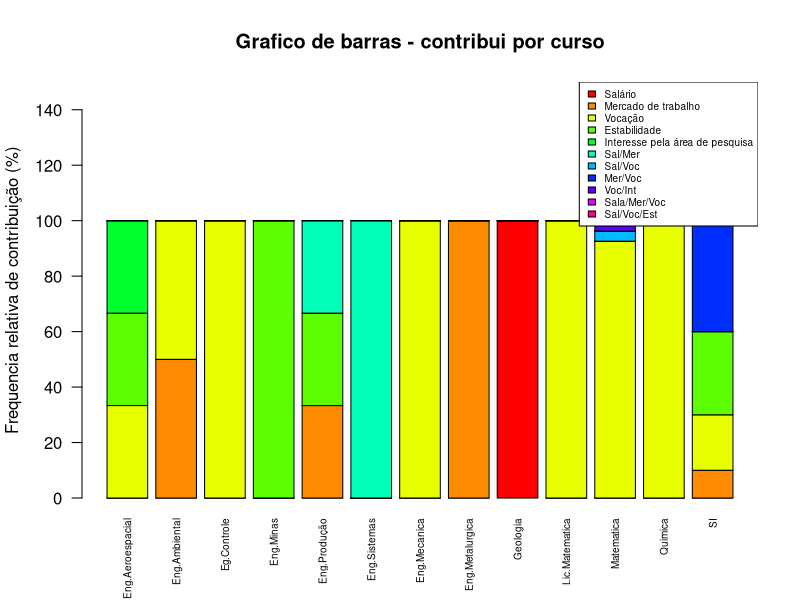
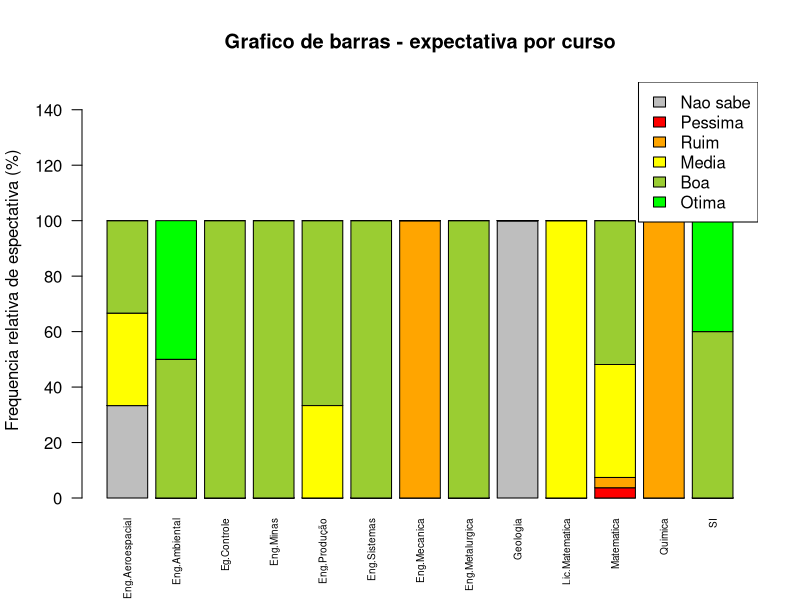
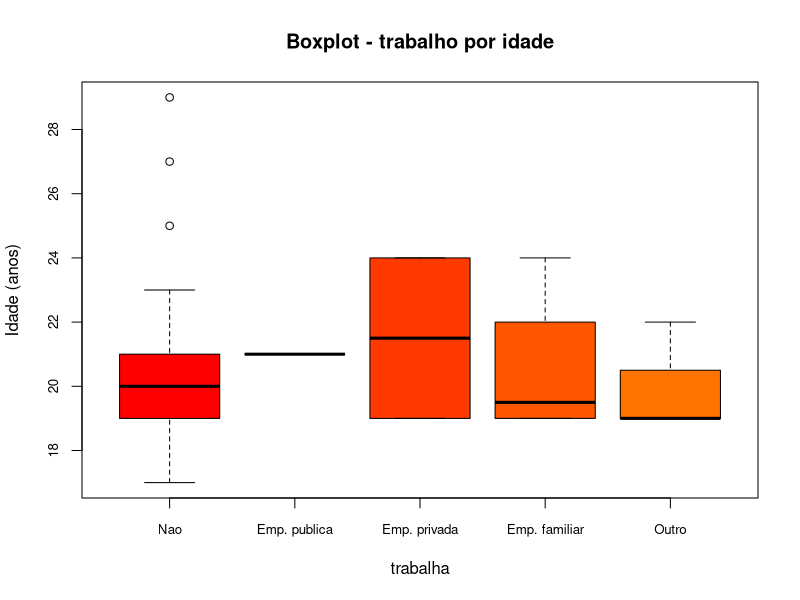
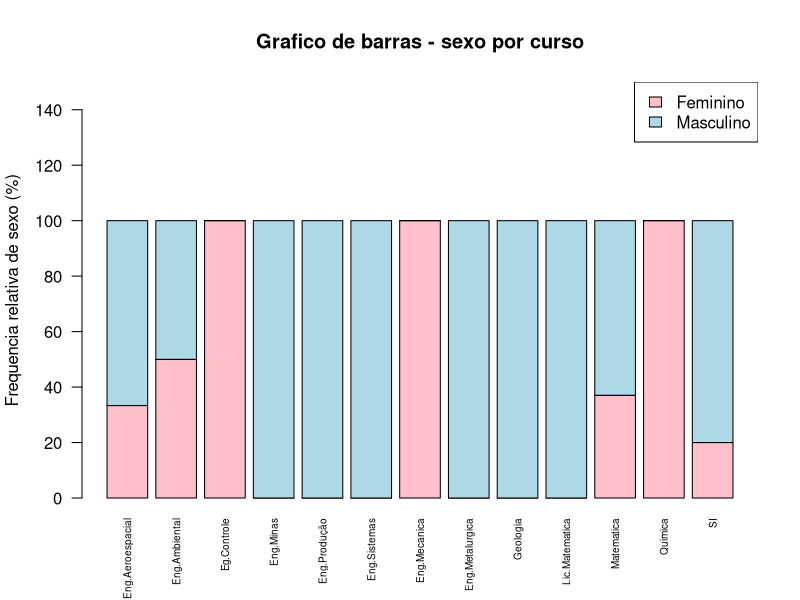

The R source for these figures, in order:
#Carregando os dados da pesquisa
dados <- read.csv("code.csv", sep = ";", dec = ",", header = T)

attach(dados)

curso_labels     <- c("Eng.Aeroespacial", "Eng.Ambiental" , "Eg.Controle" , "Eng.Minas",
                      "Eng.Produção"    , "Eng.Sistemas"  , "Eng.Mecanica", "Eng.Metalurgica",
                      "Geologia"        , "Lic.Matematica", "Matematica"  , "Quimica",
                      "SI")

contribui_labels <- c("Salário", "Mercado de trabalho" , "Vocação", "Estabilidade",
                      "Interesse pela área de pesquisa", "Sal/Mer",
                      "Sal/Voc", "Mer/Voc", "Voc/Int",
                      "Sala/Mer/Voc", "Sal/Voc/Est")

expec_labels     <- c("Nao sabe", "Pessima", "Ruim",
                      "Media"   , "Boa"    , "Otima")

trabalha_labels  <- c("Nao", "Emp. publica", "Emp. privada", "Emp. familiar",
                      "Outro")

sexo_labels      <- c("Feminino", "Masculino")

#Frequencia absoluta e relativa
cur_con_freq_a <- table(contribui, curso)
cur_con_freq_r <- round(prop.table(cur_con_freq_a, margin = 2) * 100, 2)

cur_exp_freq_a <- table(expect, curso)
cur_exp_freq_r <- round(prop.table(cur_exp_freq_a, margin = 2) * 100, 2)

cur_sex_freq_a <- table(sexo, curso)
cur_sex_freq_r <- round(prop.table(cur_sex_freq_a, margin = 2) * 100, 2)

#Criando os graficos
png(file = "barplot_contribui_curso.png")

barplot (
    cur_con_freq_r,
    ylab      = "Frequencia relativa de contribuição (%)", 
    main      = "Grafico de barras - contribui por curso",
    names.arg = curso_labels,
    col       = rainbow(length(contribui_labels)),
    las       = 2,
    ylim      = c(0,150),
    cex.names = 0.6
)

legend("topright", contribui_labels, fill = rainbow(length(contribui_labels)), cex = 0.6)

#-------------------------------------------------------------------------------

png(file = "barplot_expec_curso.png")

barplot (
    cur_exp_freq_r,
    ylab      = "Frequencia relativa de espectativa (%)", 
    main      = "Grafico de barras - expectativa por curso",
    names.arg = curso_labels,
    col       = c("grey", "red", "orange", "yellow", "yellowgreen", "green"),
    las       = 2,
    ylim      = c(0,150),
    cex.names = 0.6,
)

legend("topright", expec_labels, fill = c("grey", "red", "orange", "yellow", "yellowgreen", "green"))

#-------------------------------------------------------------------------------

png(file = "boxplot_idade_trabalho.png")

boxplot(
    idade ~ trabalha,
    ylab     = "Idade (anos)",
    main     = "Boxplot - trabalho por idade",
    col      = rainbow(length(trabalha)),
    names    = trabalha_labels,
    cex.axis = 0.8
)

#-------------------------------------------------------------------------------

png(file = "barplot_sex_curso.png")

barplot (
    cur_sex_freq_r,
    ylab      = "Frequencia relativa de sexo (%)", 
    main      = "Grafico de barras - sexo por curso",
    names.arg = curso_labels,
    col       = c("pink", "lightblue"),
    las       = 2,
    ylim      = c(0,150),
    cex.names = 0.6,
)

legend("topright", sexo_labels, fill = c("pink", "lightblue"))
